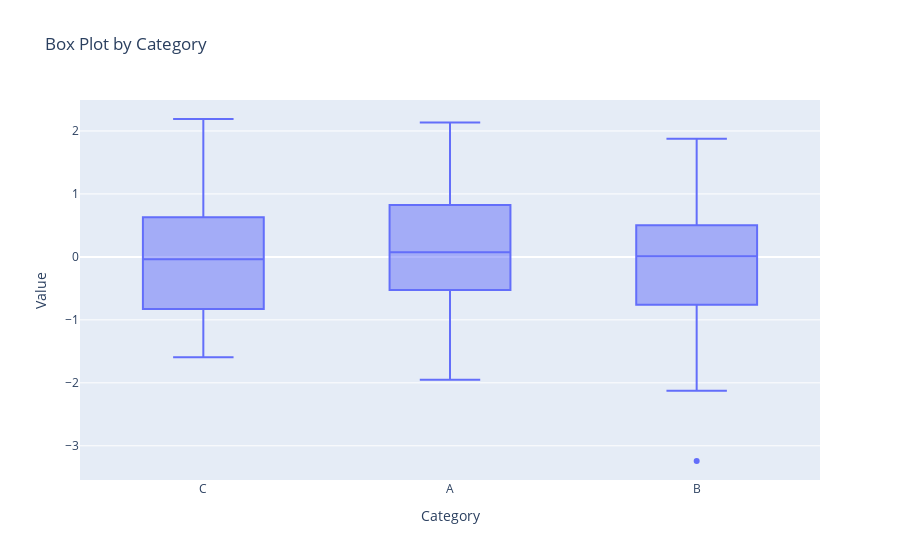

Notebook cell for this chart:
### Markdown cell above
## Boxplots

### Code cell
import pandas as pd
import numpy as np
import plotly.express as px

# Sample data
df = pd.DataFrame({
    'Category': np.random.choice(['A', 'B', 'C'], size=200),
    'Value': np.random.randn(200)
})

# Box plot
fig = px.box(df, x='Category', y='Value', title='Box Plot by Category')
fig.show()

### Figure 1 — Plotly figure (JSON) as saved in the notebook; plotly's stock layout.template omitted (floating-point values rounded to 4 significant figures; data arrays with more than 128 entries replaced by an {"elided": "..."} marker saying what was removed)
{"data": [{"alignmentgroup": "True", "hovertemplate": "Category=%{x}<br>Value=%{y}<extra></extra>", "legendgroup": "", "marker": {"color": "#636efa"}, "name": "", "notched": false, "offsetgroup": "", "orientation": "v", "showlegend": false, "type": "box", "x": {"elided": "200 str values"}, "x0": " ", "xaxis": "x", "y": {"elided": "200 float values"}, "y0": " ", "yaxis": "y"}], "layout": {"boxmode": "group", "legend": {"tracegroupgap": 0}, "title": {"text": "Box Plot by Category"}, "xaxis": {"anchor": "y", "domain": [0, 1], "title": {"text": "Category"}}, "yaxis": {"anchor": "x", "domain": [0, 1], "title": {"text": "Value"}}}}
